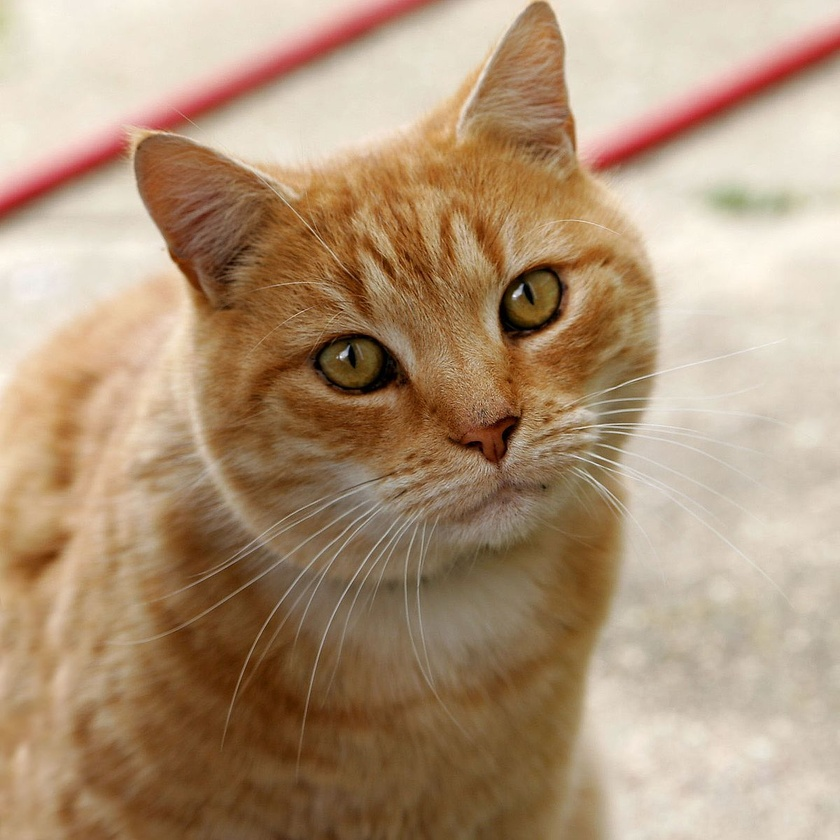
#> input picture resources/img/cat.jpg, 840 x 840 px, shrunk from 1200 x 1199 before the run
$ jupyter execute pillow.ipynb
#> lines starting #> are read from the running program, lines starting #| are printed output that depends on the picture
## Работаем с картинками в Python

Библиотека [Pillow](https://pypi.org/project/Pillow/) это очень мощный, быстрый и удобный инструмент для обработки графики в python.

В сегодняшнем примере применим ее для конвертации картинки в черо белую, обратим цвета, вертикально отзеркалим и сохраним в файл.

Метод `Image.open('resources/img/cat.jpg')` считывает картинку из папки.

`img.convert('L')` трансформирует картинку в черно-белую.

`ImageOps.invert(image)` обращает цвета.

`img.transpose(Image.FLIP_LEFT_RIGHT)` отзеркаливает картинку.

`img.save('grayscale_cat.jpg')` сохранит картинку на диске.

Больше официальных примеров и документацию можно посмотреть [тут](https://pillow.readthedocs.io/en/stable/handbook/tutorial.html).

### Установка библиотеки
`pip install pillow`

[cell 1]
from PIL import Image, ImageOps

# Открыть файл картинки
img = Image.open('resources/img/cat.jpg')
#> img is the input picture: PIL image 840x840 RGB; mean R, G, B 175.9, 148.8, 120.7

# Конвертирование в черно-белую палитру
img = img.convert('L')
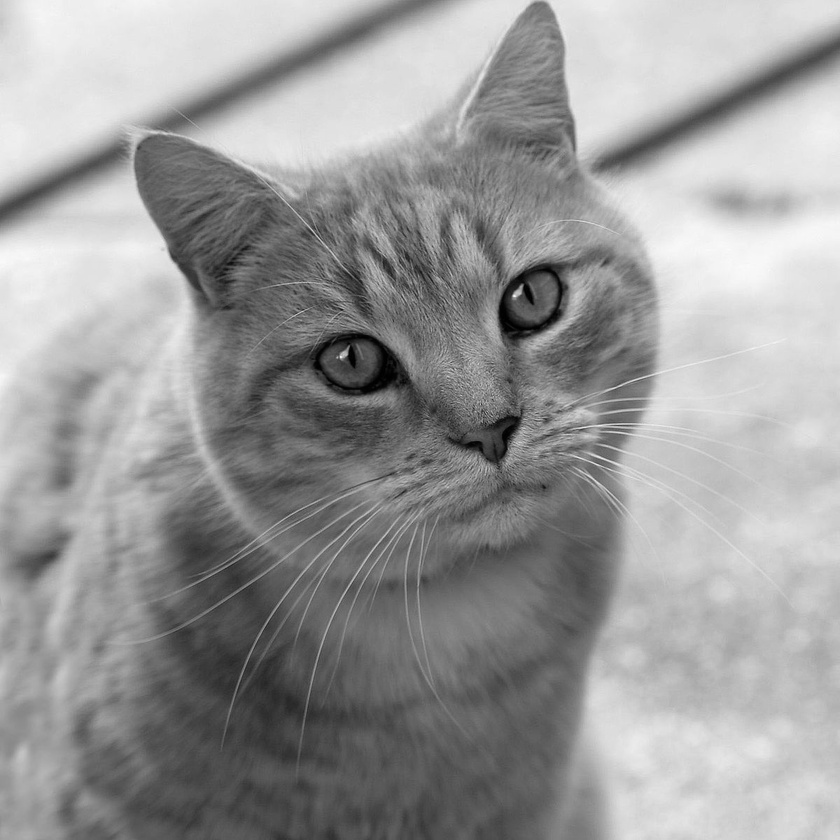
#> img: PIL image 840x840 L; min 0, max 251, mean 153.7

# Обратить цвета
img = ImageOps.invert(img)
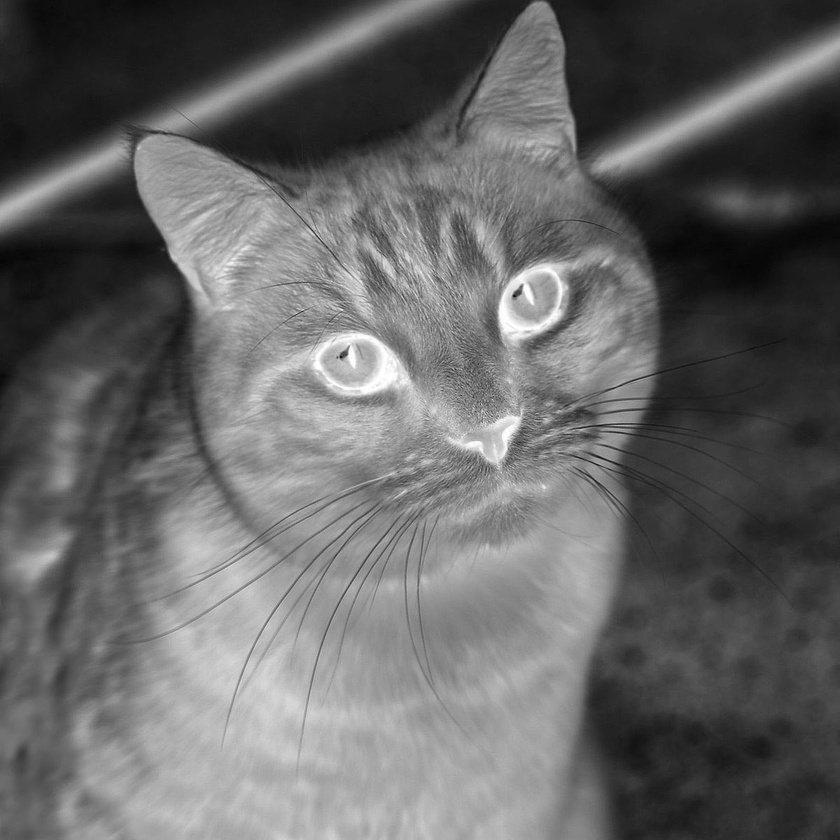
#> img: PIL image 840x840 L; min 4, max 255, mean 101.3

# Отзеркалить по горизонтали
img = img.transpose(Image.FLIP_LEFT_RIGHT)
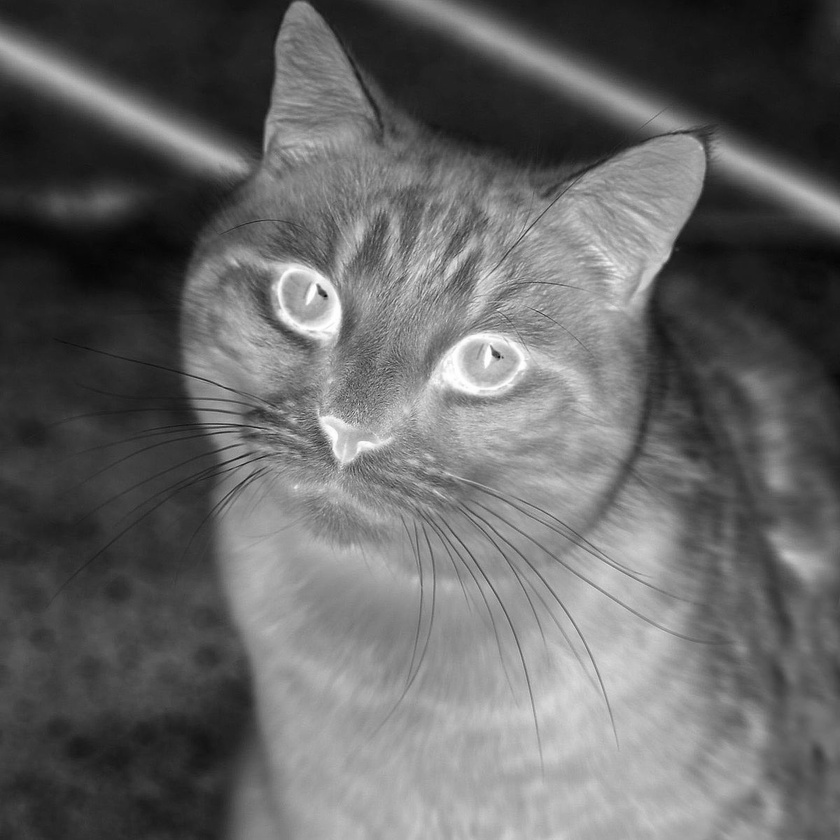
#> img: PIL image 840x840 L; min 4, max 255, mean 101.3

# Сохранить в файл
img.save('grayscale_cat.jpg')
